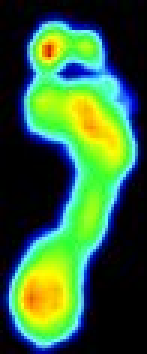
#> input picture cfpiDemoWeekWise/week_4/demo1.jpg, 49 x 118 px (shown 3 times larger)
$ jupyter execute scipyImageProcessing.ipynb
#> lines starting #> are read from the running program, lines starting #| are printed output that depends on the picture; long printed decimals are rounded
[cell 1]
from skimage import io

[cell 2]
from skimage import img_as_ubyte
import matplotlib.pyplot as plt
import numpy as np
from scipy import ndimage

[cell 3]
img_0 = io.imread("demo1.jpg", as_gray=True)
#> img_0: shape (118, 49) float64; min 0, max 0.937, mean 0.352
print(type(img_0))
#| <class 'numpy.ndarray'>

[cell 4]
print(img_0.shape,img_0.dtype)
#| (118, 49) float64

[cell 5]
print(img_0)
#> (printed output is left out)

 # img_as_ubyte converts image to 8 bit unsigned int

[cell 6]
img_0_1 = img_as_ubyte(io.imread("demo1.jpg", as_gray=True))
#> img_0_1: shape (118, 49); min 0, max 239, mean 89.8
print(type(img_0_1))
#| <class 'numpy.ndarray'>

[cell 7]
print(img_0_1.shape,img_0_1.dtype)
#| (118, 49) uint8

[cell 8]
print(img_0_1)
#> (printed output is left out)

[cell 9]
img_1 = io.imread("demo.jpg", as_gray=True)
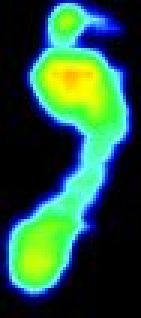
#> input picture cfpiDemoWeekWise/week_4/demo.jpg, 47 x 106 px (shown 3 times larger)
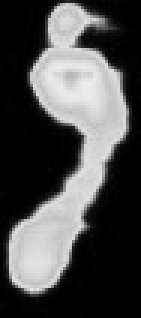
#> img_1: shape (106, 47) float64 (shown 3 times larger); min 0, max 0.925, mean 0.3
print(type(img_1))
#| <class 'numpy.ndarray'>

[cell 10]
print(img_1.shape,img_1.dtype)
#| (106, 47) float64

[cell 11]
print(img_1)
#> (printed output is left out)

[cell 12]
img_1_1 = img_as_ubyte(io.imread("demo.jpg", as_gray=True))
#> img_1_1: shape (106, 47); min 0, max 236, mean 76.6
print((type(img_1_1)))
#| <class 'numpy.ndarray'>

[cell 13]
print(img_1_1.shape,img_1_1.dtype)
#| (106, 47) uint8

[cell 14]
print(img_1_1)
#> (printed output is left out)

[cell 15]
print(img_0[0,0])
#| 0.01167

[cell 16]
print(img_0_1[0,0])
#| 3

[cell 17]
mean_grey = img_0.mean()
#> mean_grey = 0.352
max_value = img_0.max()
#> max_value = 0.937
min_value = img_0.min()
#> min_value = 0
print(mean_grey, min_value, max_value)
#| 0.3521 0.0 0.9372
plt.imshow(img_0)

[cell 18]
mean_grey = img_0_1.mean()
#> mean_grey = 89.77
max_value = img_0_1.max()
#> max_value = 239
min_value = img_0_1.min()
print(mean_grey, min_value, max_value)
#| 89.772 0 239
plt.imshow(img_0_1)

[cell 19]
print(img_1[0,0])
#| 0.001399

[cell 20]
print(img_1_1[0,0])
#| 0

[cell 21]
mean_grey = img_1.mean()
#> mean_grey = 0.3
max_value = img_1.max()
#> max_value = 0.925
min_value = img_1.min()
print(mean_grey, min_value, max_value)
#| 0.3002 0.0 0.9249
plt.imshow(img_1)

[cell 22]
mean_grey = img_1_1.mean()
#> mean_grey = 76.57
max_value = img_1_1.max()
#> max_value = 236
min_value = img_1_1.min()
print(mean_grey, min_value, max_value)
#| 76.568 0 236
plt.imshow(img_1_1)

# Geomatric Transformation

[cell 23]
flipped_img_LR = np.fliplr(img_0)
flipped_img_UD = np.flipud(img_0)

[cell 24]
plt.subplot(2,1,1)
plt.imshow(img_0, cmap="Greys")
plt.subplot(2,2,3)
plt.imshow(flipped_img_LR, cmap="Blues")
plt.subplot(2,2,4)
plt.imshow(flipped_img_UD, cmap="hsv")

[cell 25]
flipped_img_LR = np.fliplr(img_1)
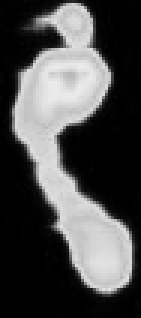
#> flipped_img_LR: shape (106, 47) float64 (shown 3 times larger); min 0, max 0.925, mean 0.3
flipped_img_UD = np.flipud(img_1)
#> flipped_img_UD: shape (106, 47) float64

[cell 26]
plt.subplot(2,1,1)
plt.imshow(img_1, cmap="Greys")
plt.subplot(2,2,3)
plt.imshow(flipped_img_LR, cmap="Blues")
plt.subplot(2,2,4)
plt.imshow(flipped_img_UD, cmap="hsv")

[cell 27]
rotated_img_0 = ndimage.rotate(img_0, 45)
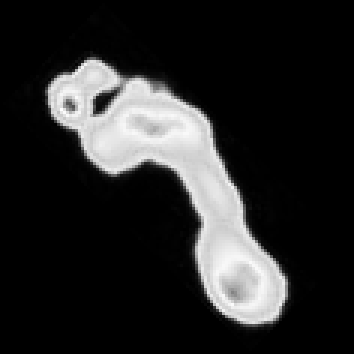
#> rotated_img_0: shape (118, 118) float64 (shown 3 times larger); min -0.00201, max 0.948, mean 0.146; drawn with min black and max white
plt.imshow(rotated_img_0)

[cell 28]
rotated_img_noreshape_0 = ndimage.rotate(img_0, 45, reshape=False)
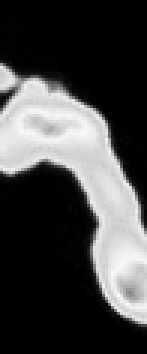
#> rotated_img_noreshape_0: shape (118, 49) float64 (shown 3 times larger); min -0.000846, max 0.946, mean 0.254; drawn with min black and max white
plt.imshow(rotated_img_noreshape_0)

[cell 29]
rotated_img_1 = ndimage.rotate(img_1, 45)
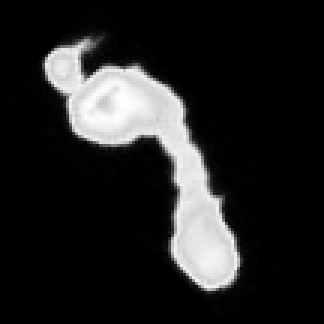
#> rotated_img_1: shape (108, 108) float64 (shown 3 times larger); min -0.00184, max 0.926, mean 0.128; drawn with min black and max white
plt.imshow(rotated_img_1)

[cell 30]
rotated_img_noreshape_1 = ndimage.rotate(img_1, 45, reshape=False)
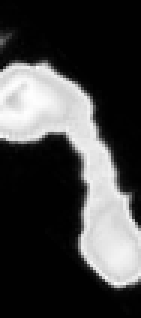
#> rotated_img_noreshape_1: shape (106, 47) float64 (shown 3 times larger); min -0.00412, max 0.927, mean 0.242; drawn with min black and max white
plt.imshow(rotated_img_noreshape_1)

[cell 31]
uniform_filtered_img = ndimage.uniform_filter(img_0, size=9)
plt.imshow(uniform_filtered_img)

[cell 32]
uniform_filtered_img_1 = ndimage.uniform_filter(img_1, size=9)
plt.imshow(uniform_filtered_img_1)

# Applying Gaussian Filter for Smooth Noise And Edge Detection

[cell 33]
blurred_img = ndimage.gaussian_filter(img_0, sigma=3)
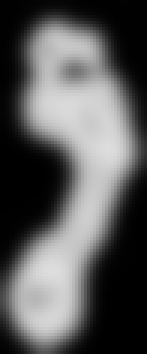
#> blurred_img: shape (118, 49) float64 (shown 3 times larger); min 0, max 0.869, mean 0.352
plt.imshow(blurred_img)

[cell 34]
blurred_img_1 = ndimage.gaussian_filter(img_1, sigma=3)
plt.imshow(blurred_img_1)

[cell 35]
median_img = ndimage.median_filter(img_0, 3)
plt.imshow(median_img)

[cell 36]
median_img_1 = ndimage.median_filter(img_1, 7)
plt.imshow(median_img_1)

# Edge Detection

[cell 37]
sobel_img = ndimage.sobel(img_0, axis=0)
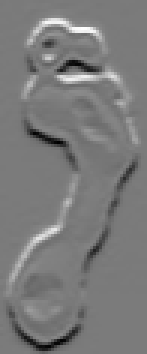
#> sobel_img: shape (118, 49) float64 (shown 3 times larger); min -2.94, max 3.16, mean 0.000113; drawn with min black and max white
plt.imshow(sobel_img)

[cell 38]
sobel_img_1 = ndimage.sobel(img_1, axis=0)
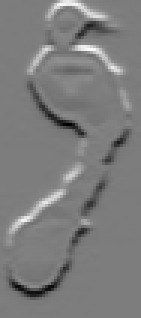
#> sobel_img_1: shape (106, 47) float64 (shown 3 times larger); min -2.96, max 3.07, mean -0.00183; drawn with min black and max white
plt.imshow(sobel_img_1)
